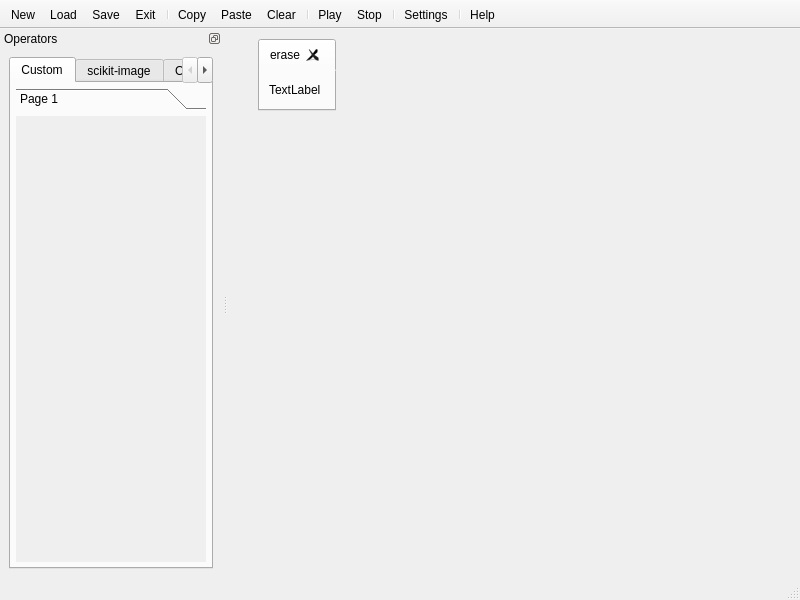
<?xml version="1.0" encoding="UTF-8"?>
<ui version="4.0">
 <class>MainWindow</class>
 <widget class="QMainWindow" name="MainWindow">
  <property name="geometry">
   <rect>
    <x>0</x>
    <y>0</y>
    <width>800</width>
    <height>600</height>
   </rect>
  </property>
  <property name="windowTitle">
   <string>Grip (A Graphic tool for image processing)</string>
  </property>
  <property name="windowIcon">
   <iconset resource="icons.qrc">
    <normaloff>:/Main/Icons/Flower-power-green.svg</normaloff>:/Main/Icons/Flower-power-green.svg</iconset>
  </property>
  <widget class="QWidget" name="centralwidget">
   <widget class="QTabWidget" name="tab_canvas">
    <property name="geometry">
     <rect>
      <x>30</x>
      <y>10</y>
      <width>78</width>
      <height>72</height>
     </rect>
    </property>
    <property name="tabShape">
     <enum>QTabWidget::Rounded</enum>
    </property>
    <property name="currentIndex">
     <number>0</number>
    </property>
    <property name="elideMode">
     <enum>Qt::ElideNone</enum>
    </property>
    <property name="tabsClosable">
     <bool>true</bool>
    </property>
    <property name="movable">
     <bool>true</bool>
    </property>
    <widget class="QWidget" name="tab">
     <attribute name="title">
      <string>erase</string>
     </attribute>
     <layout class="QVBoxLayout" name="verticalLayout_5">
      <item>
       <widget class="QLabel" name="lb_dummy">
        <property name="text">
         <string>TextLabel</string>
        </property>
       </widget>
      </item>
     </layout>
    </widget>
   </widget>
  </widget>
  <widget class="QStatusBar" name="statusbar"/>
  <widget class="QToolBar" name="toolbar_main">
   <property name="windowTitle">
    <string>Main Toolbar</string>
   </property>
   <property name="movable">
    <bool>false</bool>
   </property>
   <property name="allowedAreas">
    <set>Qt::TopToolBarArea</set>
   </property>
   <property name="iconSize">
    <size>
     <width>36</width>
     <height>36</height>
    </size>
   </property>
   <property name="toolButtonStyle">
    <enum>Qt::ToolButtonTextUnderIcon</enum>
   </property>
   <attribute name="toolBarArea">
    <enum>TopToolBarArea</enum>
   </attribute>
   <attribute name="toolBarBreak">
    <bool>false</bool>
   </attribute>
   <addaction name="act_new"/>
   <addaction name="act_load"/>
   <addaction name="act_save"/>
   <addaction name="act_exit"/>
   <addaction name="separator"/>
   <addaction name="act_copy"/>
   <addaction name="act_paste"/>
   <addaction name="act_clear"/>
   <addaction name="separator"/>
   <addaction name="act_play"/>
   <addaction name="act_stop"/>
   <addaction name="separator"/>
   <addaction name="act_settings"/>
   <addaction name="separator"/>
   <addaction name="act_help"/>
  </widget>
  <widget class="QDockWidget" name="dock_operators">
   <property name="features">
    <set>QDockWidget::DockWidgetFloatable|QDockWidget::DockWidgetMovable</set>
   </property>
   <property name="windowTitle">
    <string>Operators</string>
   </property>
   <attribute name="dockWidgetArea">
    <number>1</number>
   </attribute>
   <widget class="QWidget" name="dockWidgetContents">
    <layout class="QVBoxLayout" name="verticalLayout">
     <item>
      <widget class="QTabWidget" name="tab_operators">
       <property name="currentIndex">
        <number>0</number>
       </property>
       <widget class="QWidget" name="tab_custom">
        <attribute name="icon">
         <iconset resource="icons.qrc">
          <normaloff>:/3rd-party/Icons/Flower-power-green.svg</normaloff>:/3rd-party/Icons/Flower-power-green.svg</iconset>
        </attribute>
        <attribute name="title">
         <string>Custom</string>
        </attribute>
        <layout class="QVBoxLayout" name="verticalLayout_2">
         <property name="margin">
          <number>5</number>
         </property>
         <item>
          <widget class="QToolBox" name="tool_custom">
           <property name="currentIndex">
            <number>0</number>
           </property>
           <widget class="QWidget" name="page_3">
            <property name="geometry">
             <rect>
              <x>0</x>
              <y>0</y>
              <width>190</width>
              <height>384</height>
             </rect>
            </property>
            <attribute name="label">
             <string>Page 1</string>
            </attribute>
           </widget>
          </widget>
         </item>
        </layout>
       </widget>
       <widget class="QWidget" name="tab_skimage">
        <attribute name="icon">
         <iconset resource="icons.qrc">
          <normaloff>:/3rd-party/Icons/skimage_logo.png</normaloff>:/3rd-party/Icons/skimage_logo.png</iconset>
        </attribute>
        <attribute name="title">
         <string>scikit-image</string>
        </attribute>
        <layout class="QVBoxLayout" name="verticalLayout_4">
         <property name="margin">
          <number>5</number>
         </property>
         <item>
          <widget class="QToolBox" name="tool_skimage">
           <property name="currentIndex">
            <number>0</number>
           </property>
           <widget class="QWidget" name="page_2">
            <property name="geometry">
             <rect>
              <x>0</x>
              <y>0</y>
              <width>190</width>
              <height>384</height>
             </rect>
            </property>
            <attribute name="label">
             <string>Page 1</string>
            </attribute>
           </widget>
          </widget>
         </item>
        </layout>
       </widget>
       <widget class="QWidget" name="tab_opencv">
        <attribute name="icon">
         <iconset resource="icons.qrc">
          <normaloff>:/3rd-party/Icons/opencv_logo.png</normaloff>:/3rd-party/Icons/opencv_logo.png</iconset>
        </attribute>
        <attribute name="title">
         <string>OpenCV</string>
        </attribute>
        <layout class="QVBoxLayout" name="verticalLayout_3">
         <property name="margin">
          <number>5</number>
         </property>
         <item>
          <widget class="QToolBox" name="tool_opencv">
           <property name="currentIndex">
            <number>0</number>
           </property>
           <widget class="QWidget" name="page">
            <property name="geometry">
             <rect>
              <x>0</x>
              <y>0</y>
              <width>190</width>
              <height>384</height>
             </rect>
            </property>
            <attribute name="label">
             <string>Other</string>
            </attribute>
           </widget>
          </widget>
         </item>
        </layout>
       </widget>
      </widget>
     </item>
    </layout>
   </widget>
  </widget>
  <action name="act_load">
   <property name="icon">
    <iconset resource="icons.qrc">
     <normaloff>:/Main/Icons/load.svg</normaloff>:/Main/Icons/load.svg</iconset>
   </property>
   <property name="text">
    <string>Load</string>
   </property>
   <property name="toolTip">
    <string>Load a processing file</string>
   </property>
  </action>
  <action name="act_exit">
   <property name="icon">
    <iconset resource="icons.qrc">
     <normaloff>:/Main/Icons/exit.svg</normaloff>:/Main/Icons/exit.svg</iconset>
   </property>
   <property name="text">
    <string>Exit</string>
   </property>
   <property name="toolTip">
    <string>Exit program</string>
   </property>
  </action>
  <action name="act_play">
   <property name="icon">
    <iconset resource="icons.qrc">
     <normaloff>:/Main/Icons/play.svg</normaloff>:/Main/Icons/play.svg</iconset>
   </property>
   <property name="text">
    <string>Play</string>
   </property>
   <property name="toolTip">
    <string>Execute pipe</string>
   </property>
  </action>
  <action name="act_new">
   <property name="icon">
    <iconset resource="icons.qrc">
     <normaloff>:/Main/Icons/new.svg</normaloff>:/Main/Icons/new.svg</iconset>
   </property>
   <property name="text">
    <string>New</string>
   </property>
   <property name="toolTip">
    <string>New processing</string>
   </property>
  </action>
  <action name="act_open">
   <property name="text">
    <string>Open</string>
   </property>
   <property name="toolTip">
    <string>Open a dataset</string>
   </property>
  </action>
  <action name="act_clear">
   <property name="icon">
    <iconset resource="icons.qrc">
     <normaloff>:/Main/Icons/clear.svg</normaloff>:/Main/Icons/clear.svg</iconset>
   </property>
   <property name="text">
    <string>Clear</string>
   </property>
   <property name="toolTip">
    <string>Clear actual processing</string>
   </property>
  </action>
  <action name="act_help">
   <property name="icon">
    <iconset resource="icons.qrc">
     <normaloff>:/Main/Icons/help.svg</normaloff>:/Main/Icons/help.svg</iconset>
   </property>
   <property name="text">
    <string>Help</string>
   </property>
  </action>
  <action name="act_settings">
   <property name="icon">
    <iconset resource="icons.qrc">
     <normaloff>:/Main/Icons/settings.svg</normaloff>:/Main/Icons/settings.svg</iconset>
   </property>
   <property name="text">
    <string>Settings</string>
   </property>
   <property name="toolTip">
    <string>Configure</string>
   </property>
  </action>
  <action name="act_stop">
   <property name="icon">
    <iconset resource="icons.qrc">
     <normaloff>:/Main/Icons/pause.svg</normaloff>:/Main/Icons/pause.svg</iconset>
   </property>
   <property name="text">
    <string>Stop</string>
   </property>
  </action>
  <action name="act_save">
   <property name="icon">
    <iconset resource="icons.qrc">
     <normaloff>:/Main/Icons/save.svg</normaloff>:/Main/Icons/save.svg</iconset>
   </property>
   <property name="text">
    <string>Save</string>
   </property>
   <property name="toolTip">
    <string>Save the pipeline</string>
   </property>
  </action>
  <action name="act_copy">
   <property name="icon">
    <iconset resource="icons.qrc">
     <normaloff>:/Main/Icons/copy.svg</normaloff>:/Main/Icons/copy.svg</iconset>
   </property>
   <property name="text">
    <string>Copy</string>
   </property>
   <property name="toolTip">
    <string>Copy selected items</string>
   </property>
  </action>
  <action name="act_paste">
   <property name="icon">
    <iconset resource="icons.qrc">
     <normaloff>:/Main/Icons/paste.svg</normaloff>:/Main/Icons/paste.svg</iconset>
   </property>
   <property name="text">
    <string>Paste</string>
   </property>
   <property name="toolTip">
    <string>Paste clipboard items</string>
   </property>
  </action>
 </widget>
 <resources>
  <include location="icons.qrc"/>
 </resources>
 <connections/>
</ui>
